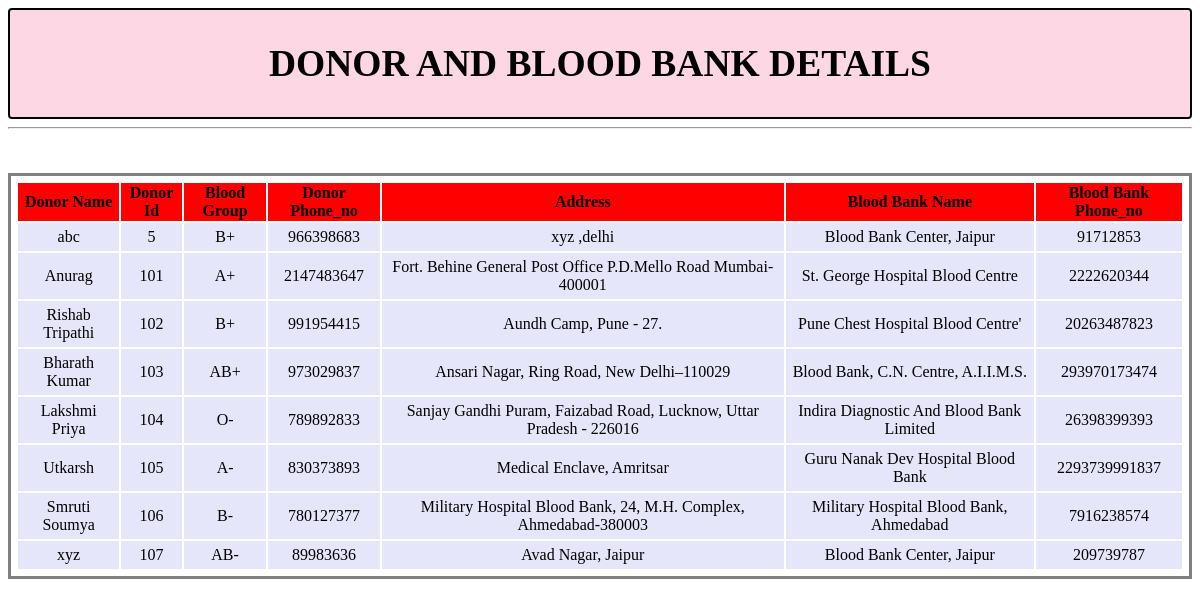
The page /result.php on the database its author committed.
### tables this page shows
CREATE TABLE `donor_blood_bank` (
  `dname` varchar(200) NOT NULL,
  `did` int(11) NOT NULL,
  `bloodgroup` varchar(4) NOT NULL,
  `d_phoneno` int(11) NOT NULL,
  `bb_address` varchar(200) NOT NULL,
  `bbname` varchar(200) NOT NULL,
  `bb_phoneno` decimal(20,0) NOT NULL
);

### result.php (the view, shortened to what this page needs)
<!Doctype html>
<html>
<head>
<link rel="stylesheet"  href="table.css">
</head>
<body>
<nav>
  <h1>DONOR AND BLOOD BANK DETAILS</h1>
</nav>
<hr>
<br><br>
<table class="table">
  <thead>
    <tr>
      <th >Donor Name</th>
      <th >Donor Id</th>
      <th >Blood Group</th>
      <th >Donor Phone_no</th>
      <th >Address</th>
      <th >Blood Bank Name</th>
      <th >Blood Bank Phone_no</th>
    </tr>
<?php
$server = "localhost";
$user = "root";
$pass = "";
$database = "project";
$conn = mysqli_connect($server, $user, $pass, $database);
$sql = "SELECT * FROM donor_blood_bank ";
$result = mysqli_query($conn, $sql);
while ($row = mysqli_fetch_assoc($result)){
        echo "<tr>
                            <td> " .$row["dname"].  "</td>
                            <td>"  .$row["did"].  "</td>
                            <td>"  .$row["bloodgroup"].  "</td>
                            <td>"  .$row["d_phoneno"].  "</td>
                            <td>"  .$row["bb_address"].  "</td>
                            <td>"  .$row["bbname"].  "</td>
                            <td>"  .$row["bb_phoneno"].  "</td>
                </tr>";
}
?>
</table>
</body>
</html>

### table.css (style rules this page uses)
table { border-style:solid; padding:5px; }
th { background-color:red; }
tr { padding:5px; }
td { background-color:Lavender; text-align:center; padding:5px; }

### result.php (style rules this page uses)
nav { border: 2px solid black; text-align: center; font-size: 25px; background-color: #FDD7E4 ; border-radius: 4px; padding: 1px; }

### rows shown on the page
donor_blood_bank: dname "abc", did "5", bloodgroup "B+", d_phoneno "966398683", bb_address "xyz ,delhi", bbname "Blood Bank Center, Jaipur", bb_phoneno "91712853"
donor_blood_bank: dname "Anurag", did "101", bloodgroup "A+", d_phoneno "2147483647", bb_address "Fort. Behine General Post Office P.D.Mello Road Mumbai-400001", bbname "St. George Hospital Blood Centre", bb_phoneno "2222620344"
donor_blood_bank: dname "Rishab Tripathi", did "102", bloodgroup "B+", d_phoneno "991954415", bb_address "Aundh Camp, Pune - 27.", bbname "Pune Chest Hospital Blood Centre'", bb_phoneno "20263487823"
donor_blood_bank: dname "Bharath Kumar", did "103", bloodgroup "AB+", d_phoneno "973029837", bb_address "Ansari Nagar, Ring Road, New Delhi–110029", bbname "Blood Bank, C.N. Centre, A.I.I.M.S.", bb_phoneno "293970173474"
donor_blood_bank: dname "Lakshmi Priya", did "104", bloodgroup "O-", d_phoneno "789892833", bb_address "Sanjay Gandhi Puram, Faizabad Road, Lucknow, Uttar Pradesh - 226016", bbname "Indira Diagnostic And Blood Bank Limited", bb_phoneno "26398399393"
donor_blood_bank: dname "Utkarsh", did "105", bloodgroup "A-", d_phoneno "830373893", bb_address "Medical Enclave, Amritsar", bbname "Guru Nanak Dev Hospital Blood Bank", bb_phoneno "2293739991837"
donor_blood_bank: dname "Smruti Soumya", did "106", bloodgroup "B-", d_phoneno "780127377", bb_address "Military Hospital Blood Bank, 24, M.H. Complex, Ahmedabad-380003", bbname "Military Hospital Blood Bank, Ahmedabad", bb_phoneno "7916238574"
donor_blood_bank: dname "xyz", did "107", bloodgroup "AB-", d_phoneno "89983636", bb_address "Avad Nagar, Jaipur", bbname "Blood Bank Center, Jaipur", bb_phoneno "209739787"
